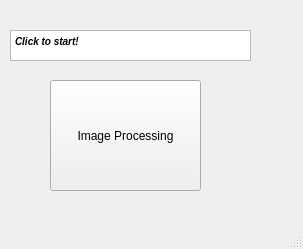
<?xml version="1.0" encoding="UTF-8"?>
<ui version="4.0">
 <class>MainWindow</class>
 <widget class="QMainWindow" name="MainWindow">
  <property name="geometry">
   <rect>
    <x>0</x>
    <y>0</y>
    <width>303</width>
    <height>249</height>
   </rect>
  </property>
  <property name="windowTitle">
   <string>MainWindow</string>
  </property>
  <property name="styleSheet">
   <string notr="true">QMainWidget{
qlineargradient(spread:pad, x1:0, y1:0, x2:1, y2:0, stop:0 rgba(0, 0, 0, 255), stop:1 rgba(255, 255, 255, 255))

qlineargradient(spread:pad, x1:0, y1:0, x2:0, y2:1, stop:0 rgba(255, 255, 255, 255), stop:0.495 rgba(255, 255, 255, 255), stop:0.505 rgba(255, 0, 0, 255), stop:1 rgba(255, 0, 0, 255))

rgb(170, 85, 127)

}</string>
  </property>
  <widget class="QWidget" name="centralwidget">
   <widget class="QPushButton" name="pushButton">
    <property name="geometry">
     <rect>
      <x>50</x>
      <y>80</y>
      <width>151</width>
      <height>111</height>
     </rect>
    </property>
    <property name="text">
     <string>Image Processing</string>
    </property>
   </widget>
   <widget class="QTextEdit" name="textEdit">
    <property name="geometry">
     <rect>
      <x>10</x>
      <y>30</y>
      <width>241</width>
      <height>31</height>
     </rect>
    </property>
    <property name="html">
     <string>&lt;!DOCTYPE HTML PUBLIC &quot;-//W3C//DTD HTML 4.0//EN&quot; &quot;http://www.w3.org/TR/REC-html40/strict.dtd&quot;&gt;
&lt;html&gt;&lt;head&gt;&lt;meta name=&quot;qrichtext&quot; content=&quot;1&quot; /&gt;&lt;style type=&quot;text/css&quot;&gt;
p, li { white-space: pre-wrap; }
&lt;/style&gt;&lt;/head&gt;&lt;body style=&quot; font-family:'MS Shell Dlg 2'; font-size:7.8pt; font-weight:400; font-style:normal;&quot;&gt;
&lt;p style=&quot; margin-top:12px; margin-bottom:12px; margin-left:0px; margin-right:0px; -qt-block-indent:0; text-indent:0px;&quot;&gt;&lt;span style=&quot; font-weight:600; font-style:italic;&quot;&gt;Click to start!&lt;/span&gt;&lt;/p&gt;&lt;/body&gt;&lt;/html&gt;</string>
    </property>
   </widget>
  </widget>
  <widget class="QMenuBar" name="menubar">
   <property name="geometry">
    <rect>
     <x>0</x>
     <y>0</y>
     <width>303</width>
     <height>26</height>
    </rect>
   </property>
  </widget>
  <widget class="QStatusBar" name="statusbar"/>
 </widget>
 <resources/>
 <connections/>
</ui>
